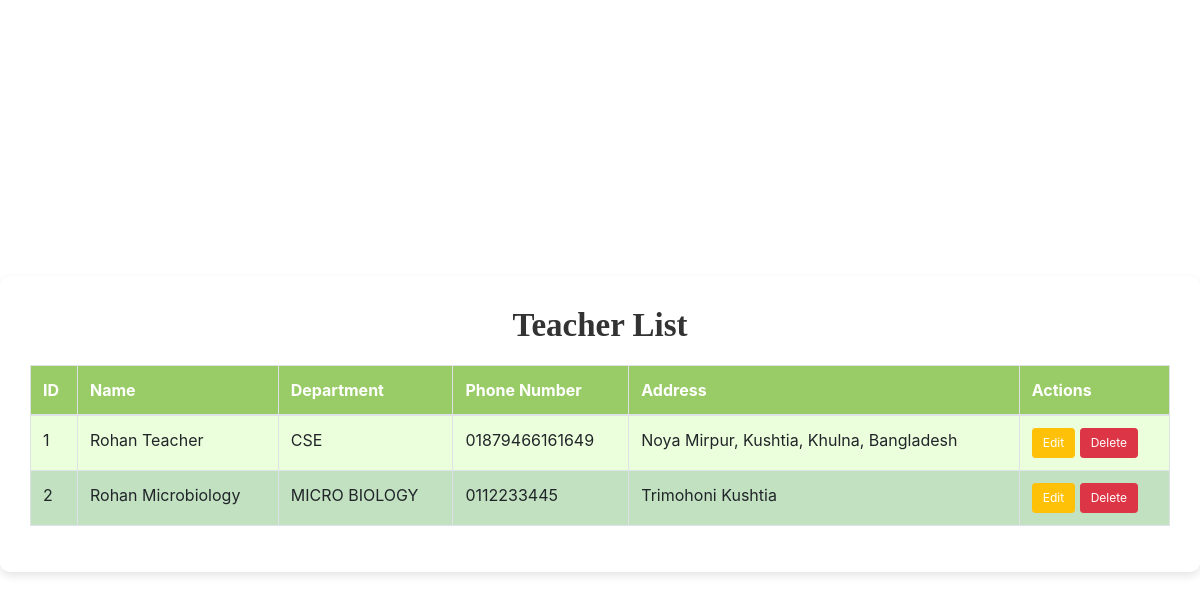
The app's page /teachers_list.php (signed in) with its own data.
### tables this page shows
CREATE TABLE `teachers` (
  `id` int(11) NOT NULL,
  `user_id` int(11) NOT NULL,
  `department` varchar(100) DEFAULT NULL,
  `phone_number` varchar(15) DEFAULT NULL,
  `name` varchar(255) NOT NULL,
  `address` varchar(255) NOT NULL
);

### teachers_list.php (the view, shortened to what this page needs)
<?php
require_once 'db_connection.php';
$sql = "SELECT * FROM teachers ORDER BY id ASC";
$result = $conn->query($sql);
?>
<!DOCTYPE html>
<html lang="en">
<head>
    <link href="https://stackpath.bootstrapcdn.com/bootstrap/4.5.2/css/bootstrap.min.css" rel="stylesheet">
</head>
<body>
<div class="container mt-5">
    <h2>Teacher List</h2>
    <table class="table table-bordered">
        <thead>
            <tr>
                <th>ID</th>
                <th>Name</th>
                <th>Department</th>
                <th>Phone Number</th>
                <th>Address</th>
                <th>Actions</th>
            </tr>
        </thead>
        <tbody>
            <?php while ($row = $result->fetch_assoc()) { ?>
            <tr>
                <td><?php echo $row['id']; ?></td>
                <td><?php echo $row['name']; ?></td>
                <td><?php echo $row['department']; ?></td>
                <td><?php echo $row['phone_number']; ?></td>
                <td><?php echo $row['address']; ?></td>
                <td class="action-buttons">
                <a href="http://localhost:8080/school_management/edit_teacher_admin.php?id=<?php echo $row['id']; ?>" class="btn btn-warning btn-sm">Edit</a>
                <a href="delete_teacher.php?id=<?php echo $row['id']; ?>" class="btn btn-danger btn-sm">Delete</a>
                </td>
            </tr>
            <?php } ?>
        </tbody>
    </table>
</div>
</body>
</html>

### teachers_list.php (style rules this page uses)
body { background-image: url('http://localhost:8080/school_management/images/admin_dashboard_background.jpg'); background-size: cover; background-position: center; height: 100vh; display: flex; justify-content: center; align-items: center; margin: 0; }
.container { background-color: rgba(255, 255, 255, 0.9); padding: 30px; border-radius: 10px; box-shadow: 0 4px 8px rgba(0, 0, 0, 0.1); max-width: 1200px; width: 100%; }
h2 { font-family: 'Times New Roman', serif; font-size: 33px; font-weight: bold; margin-bottom: 20px; text-align: center; color: #333; }
table { width: 100%; border-collapse: collapse; }
th, td { padding: 10px; border: 1px solid #ddd; text-align: left; }
th { background-color: #99cc66; color: white; }
tr:nth-child(odd) { background-color: #ECFFDC; }
tr:nth-child(even) { background-color: #C1E1C1; }
.btn-danger { background-color: #dc3545; color: white; }
.btn-warning { background-color: #ffc107; color: white; }
.btn-sm { font-size: 12px; padding: 5px 10px; }

### records on screen
teachers: id "1", name "Rohan Teacher", department "CSE", phone_number "01879466161649", address "Noya Mirpur, Kushtia, Khulna, Bangladesh"
teachers: id "2", name "Rohan Microbiology", department "MICRO BIOLOGY", phone_number "0112233445", address "Trimohoni Kushtia"
